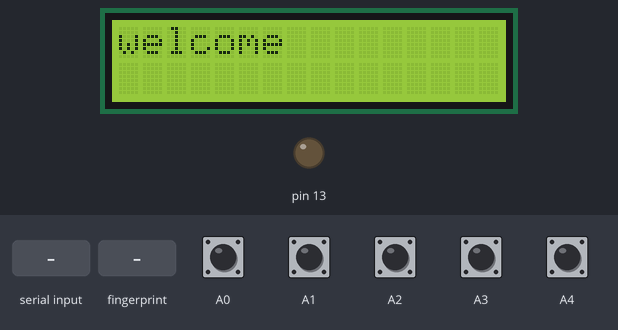
Bench run of a sketch on a simulated Arduino Uno, built with avr-gcc and run on an emulated ATmega328P. On the bench: 16×2 character LCD, output pins drawn as LEDs (lit = HIGH). The test bench sets the inputs (shaded band); at power-on: A0–4 HIGH. What the sketch prints to the serial monitor is not drawn.

Above: at 0.1 s.
At 7.2 s:
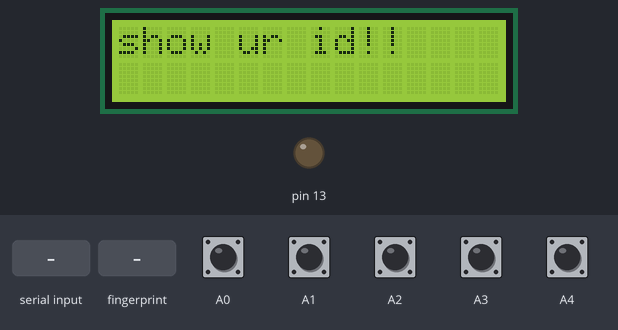
7.3 s: "5500B4469433" received over the second serial link
At 8.8 s:
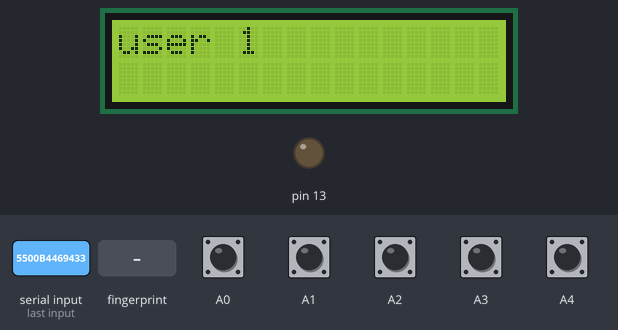
9.8 s: finger stored as number 1 placed on the sensor
Timing chart, 0 to 12.8 s (numbered marks = the images above; inputs shaded):
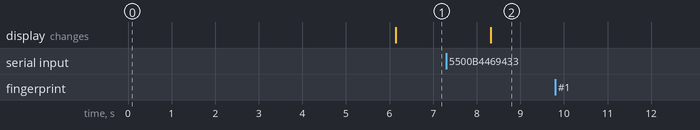

The sketch:

online_voting_system.ino
```cpp
#include <Adafruit_Fingerprint.h>
#include <LiquidCrystal.h>
#include <SoftwareSerial.h>
const int rs = 2, en = 3, d4 = 4, d5 = 5, d6 = 6, d7 = 7;
LiquidCrystal lcd(rs, en, d4, d5, d6, d7);
int a,b,c,d,e;
int permission=0;
String rf_data ="";
const int RX1 = 8;
const int TX1 = 9;
const int RX2 = 10;
const int TX2 = 11;
SoftwareSerial SoftSerialOne(RX1,TX1);
SoftwareSerial mySerial(RX2,TX2);
Adafruit_Fingerprint finger = Adafruit_Fingerprint(&mySerial);
void setup() {
  pinMode(13,OUTPUT);
  pinMode(A0,INPUT_PULLUP);
  pinMode(A1,INPUT_PULLUP);
  pinMode(A2,INPUT_PULLUP);
  pinMode(A3,INPUT_PULLUP);
  pinMode(A4,INPUT_PULLUP);
  pinMode(RX1, INPUT);
  pinMode(RX2, INPUT);
  pinMode(TX1, OUTPUT);
  pinMode(TX2, OUTPUT);
  Serial.begin(9600);
  lcd.begin(16, 2);
  lcd.print("welcome");
  finger.begin(57600);
  delay(5000);
  if (finger.verifyPassword()) {
    Serial.println("Found fingerprint sensor!");
  } else {
    Serial.println("Did not find fingerprint sensor :(");
    while (1) {
      delay(1);
      }
  }

  finger.getTemplateCount();
  Serial.print("Sensor contains "); Serial.print(finger.templateCount); Serial.println(" templates");
  Serial.println("Waiting for valid finger...");

}

void loop(void) {
  getFingerprintIDez();
  a=digitalRead(A0);
  b=digitalRead(A1);
  c=digitalRead(A2);
  d=digitalRead(A3);
  e=digitalRead(A4);

  if(permission==0){
      lcd.setCursor(0,0);
      lcd.print("show ur id!!");
      SoftSerialOne.begin(9600);

  if(SoftSerialOne.available()>0){
      lcd.setCursor(0,1);
//      lcd.print(SoftSerialOne.readString());
      rf_data=SoftSerialOne.readString();
      lcd.print(rf_data);
      Serial.println(rf_data);
  }
  }
  //usr 1...........

  if(rf_data=="5500B4469433"){
      lcd.clear();
      lcd.setCursor(0,0);
      lcd.print("user 1");
      permission=1;
  rf_data="";
  SoftSerialOne.end();
}

//usr 2................
if(rf_data=="5500785D5020"){
      lcd.clear();
      lcd.setCursor(0,0);
      lcd.print("usr 2");
      permission=1;
  rf_data="";
  SoftSerialOne.end();
}

//usr 3.................
if(rf_data=="5500B44D64C8"){
      lcd.clear();
      lcd.setCursor(0,0);
      lcd.print("usr 3");
      permission=1;
  rf_data="";
  SoftSerialOne.end();
}

//usr 4.............
if(rf_data=="5500B3C5587B"){
      lcd.clear();
      lcd.setCursor(0,0);
      lcd.print("usr 4");
      permission=1;
  rf_data="";
  SoftSerialOne.end();
}

//usr 5.................
if(rf_data=="0000A6A9949B"){
      lcd.clear();
      lcd.setCursor(0,0);
      lcd.print("usr 5");
      permission=1;
  rf_data="";
  SoftSerialOne.end();
}
if(permission==1){
//  SoftSerialTwo.begin(9600);
 getFingerprintIDez();
// SoftSerialTwo.end();

}
}
uint8_t getFingerprintID() {
  uint8_t p = finger.getImage();
  switch (p) {
    case FINGERPRINT_OK:
      Serial.println("Image taken");
      break;
    case FINGERPRINT_NOFINGER:
      Serial.println("No finger detected");
      return p;
    case FINGERPRINT_PACKETRECIEVEERR:
      Serial.println("Communication error");
      return p;
    case FINGERPRINT_IMAGEFAIL:
      Serial.println("Imaging error");
      return p;
    default:
      Serial.println("Unknown error");
      return p;
  }

  // OK success!

  p = finger.image2Tz();
  switch (p) {
    case FINGERPRINT_OK:
      Serial.println("Image converted");
      break;
    case FINGERPRINT_IMAGEMESS:
      Serial.println("Image too messy");
      return p;
    case FINGERPRINT_PACKETRECIEVEERR:
      Serial.println("Communication error");
      return p;
    case FINGERPRINT_FEATUREFAIL:
      Serial.println("Could not find fingerprint features");
      return p;
    case FINGERPRINT_INVALIDIMAGE:
      Serial.println("Could not find fingerprint features");
      return p;
    default:
      Serial.println("Unknown error");
      return p;
  }

  // OK converted!
  p = finger.fingerFastSearch();
  if (p == FINGERPRINT_OK) {
    Serial.println("Found a print match!");
  } else if (p == FINGERPRINT_PACKETRECIEVEERR) {
    Serial.println("Communication error");
    return p;
  } else if (p == FINGERPRINT_NOTFOUND) {
    Serial.println("Did not find a match");
    return p;
  } else {
    Serial.println("Unknown error");
    return p;
  }

  // found a match!
  Serial.print("Found ID #"); Serial.print(finger.fingerID);
  Serial.print(" with confidence of "); Serial.println(finger.confidence);

  return finger.fingerID;
}

// returns -1 if failed, otherwise returns ID #
int getFingerprintIDez() {
  uint8_t p = finger.getImage();
  if (p != FINGERPRINT_OK)  return -1;

  p = finger.image2Tz();
  if (p != FINGERPRINT_OK)  return -1;

  p = finger.fingerFastSearch();
  if (p != FINGERPRINT_OK)  return -1;

  // found a match!
  Serial.print("Found ID #"); Serial.print(finger.fingerID);
  Serial.print(" with confidence of "); Serial.println(finger.confidence);
  return finger.fingerID;

}
```

Measured:
- after the input at 7.3 s, the display: changes after 1.0 s (image 2)
- after the input at 9.8 s, every drawn part: stays the same
